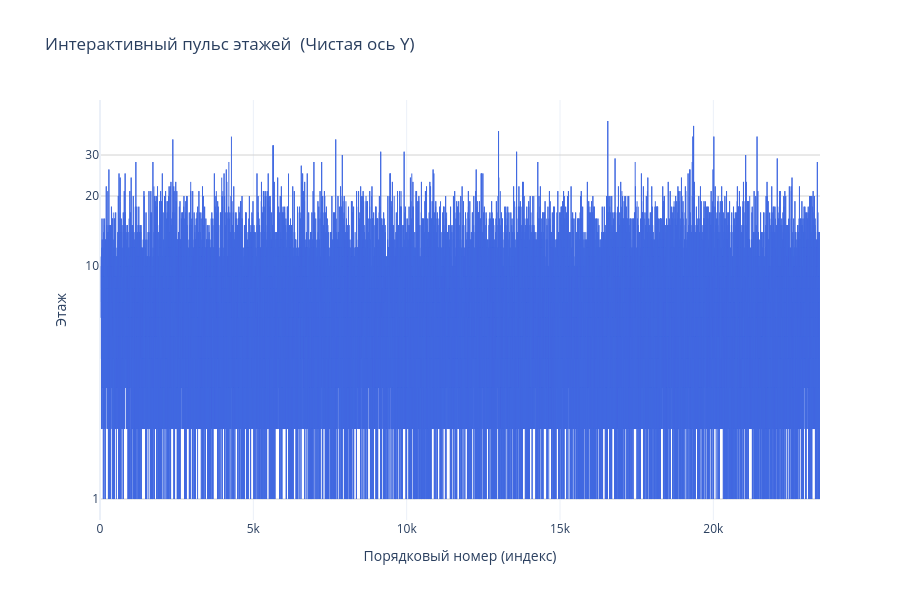

Write notebook code for a chart like this one.
### Code cell
fig = go.Figure()

fig.add_trace(go.Scatter(
    x=list(range(len(df))), 
    y=df['floor '],
    mode='lines',
    line_shape='hv',
    name='Этаж',
    line=dict(color='royalblue', width=1),
    hovertemplate='Индекс: %{x}<br>Этаж: %{y:,.1f} <extra></extra>'
))

tick_values = [1, 10, 20, 30]

fig.update_layout(
    title='Интерактивный пульс этажей  (Чистая ось Y)',
    xaxis_title='Порядковый номер (индекс)',
    yaxis_title='Этаж',
    yaxis_type="log",
    template='plotly_white',
    height=600,
    hovermode='x unified',
    margin=dict(l=100) 
)

fig.update_yaxes(
    tickmode='array',
    tickvals=tick_values, # Какие значения подписывать
    gridcolor='lightgray' # Сетка станет понятнее
)

fig.show()

# 1. Считаем статистику для этажей
floor_stats = df['floor '].describe(percentiles=[.01, .05, .25, .5, .75, .95, .99])

print("--- СТАТИСТИЧЕСКИЙ ПОРТРЕТ ЭТАЖНОСТИ ---")
print(f"Всего объектов:    {int(floor_stats['count']):,}")
print(f"Минимум:           {floor_stats['min']:.0f}")
print(f"1% (Низкие):       {floor_stats['1%']:.0f}")
print(f"Медиана (50%):     {floor_stats['50%']:.0f}")
print(f"95% (Высотки):     {floor_stats['95%']:.0f}")
print(f"99% (Пентхаусы):   {floor_stats['99%']:.0f}")
print(f"Максимум:          {floor_stats['max']:.0f}")
print("-" * 45)

# 2. Самые часто встречающиеся этажи
top_floors = df['floor '].value_counts().head(5)

print("\n--- ТОП-5 ---")
for floor, count in top_floors.items():
    print(f"{int(floor)}-й этаж встречается {count} раз(а)")

### Figure 1 — Plotly figure (JSON) as saved in the notebook; plotly's stock layout.template omitted (floating-point values rounded to 4 significant figures; data arrays with more than 128 entries replaced by an {"elided": "..."} marker saying what was removed)
{"data": [{"hovertemplate": "Индекс: %{x}<br>Этаж: %{y:,.1f} <extra></extra>", "line": {"color": "royalblue", "shape": "hv", "width": 1}, "mode": "lines", "name": "Этаж", "type": "scatter", "x": {"elided": "23479 int values"}, "y": {"elided": "23479 float values"}}], "layout": {"height": 600, "hovermode": "x unified", "margin": {"l": 100}, "title": {"text": "Интерактивный пульс этажей  (Чистая ось Y)"}, "xaxis": {"title": {"text": "Порядковый номер (индекс)"}}, "yaxis": {"gridcolor": "lightgray", "tickmode": "array", "tickvals": [1, 10, 20, 30], "title": {"text": "Этаж"}, "type": "log"}}}
